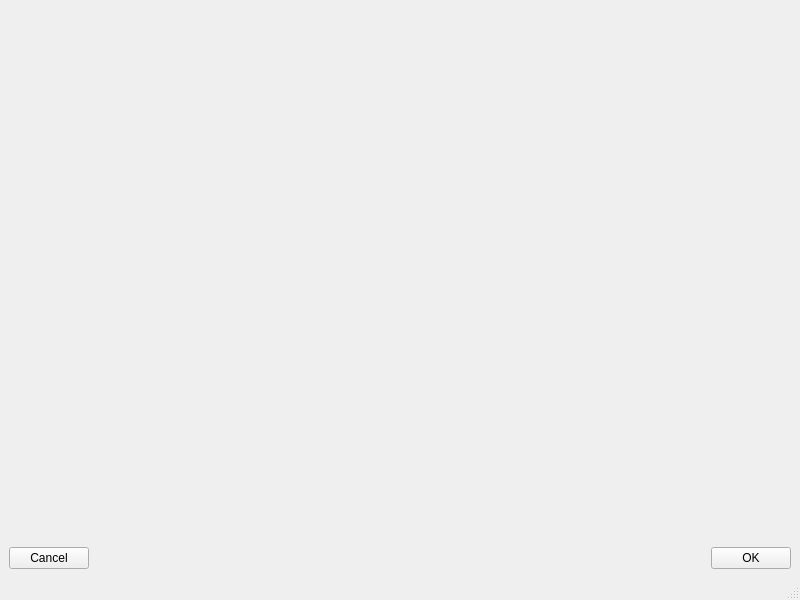
<?xml version="1.0" encoding="UTF-8"?>
<ui version="4.0">
 <class>MainWindow</class>
 <widget class="QMainWindow" name="MainWindow">
  <property name="geometry">
   <rect>
    <x>0</x>
    <y>0</y>
    <width>800</width>
    <height>600</height>
   </rect>
  </property>
  <property name="windowTitle">
   <string>MainWindow</string>
  </property>
  <widget class="QWidget" name="centralwidget">
   <layout class="QVBoxLayout" name="verticalLayout_2">
    <item>
     <widget class="QWidget" name="widget" native="true">
      <property name="sizePolicy">
       <sizepolicy hsizetype="Expanding" vsizetype="Preferred">
        <horstretch>0</horstretch>
        <verstretch>0</verstretch>
       </sizepolicy>
      </property>
     </widget>
    </item>
    <item>
     <layout class="QHBoxLayout" name="horizontalLayout">
      <item>
       <widget class="QPushButton" name="cancel_button">
        <property name="text">
         <string>Cancel</string>
        </property>
       </widget>
      </item>
      <item>
       <spacer name="horizontalSpacer">
        <property name="orientation">
         <enum>Qt::Horizontal</enum>
        </property>
        <property name="sizeHint" stdset="0">
         <size>
          <width>40</width>
          <height>20</height>
         </size>
        </property>
       </spacer>
      </item>
      <item>
       <widget class="QPushButton" name="apply_button">
        <property name="text">
         <string>OK</string>
        </property>
       </widget>
      </item>
     </layout>
    </item>
   </layout>
  </widget>
  <widget class="QMenuBar" name="menubar">
   <property name="geometry">
    <rect>
     <x>0</x>
     <y>0</y>
     <width>800</width>
     <height>22</height>
    </rect>
   </property>
  </widget>
  <widget class="QStatusBar" name="statusbar"/>
 </widget>
 <resources/>
 <connections>
  <connection>
   <sender>cancel_button</sender>
   <signal>clicked()</signal>
   <receiver>MainWindow</receiver>
   <slot>cancel_clicked()</slot>
   <hints>
    <hint type="sourcelabel">
     <x>47</x>
     <y>450</y>
    </hint>
    <hint type="destinationlabel">
     <x>179</x>
     <y>478</y>
    </hint>
   </hints>
  </connection>
  <connection>
   <sender>apply_button</sender>
   <signal>clicked()</signal>
   <receiver>MainWindow</receiver>
   <slot>apply_clicked()</slot>
   <hints>
    <hint type="sourcelabel">
     <x>711</x>
     <y>459</y>
    </hint>
    <hint type="destinationlabel">
     <x>552</x>
     <y>492</y>
    </hint>
   </hints>
  </connection>
 </connections>
 <slots>
  <slot>cancel_clicked()</slot>
  <slot>apply_clicked()</slot>
 </slots>
</ui>
